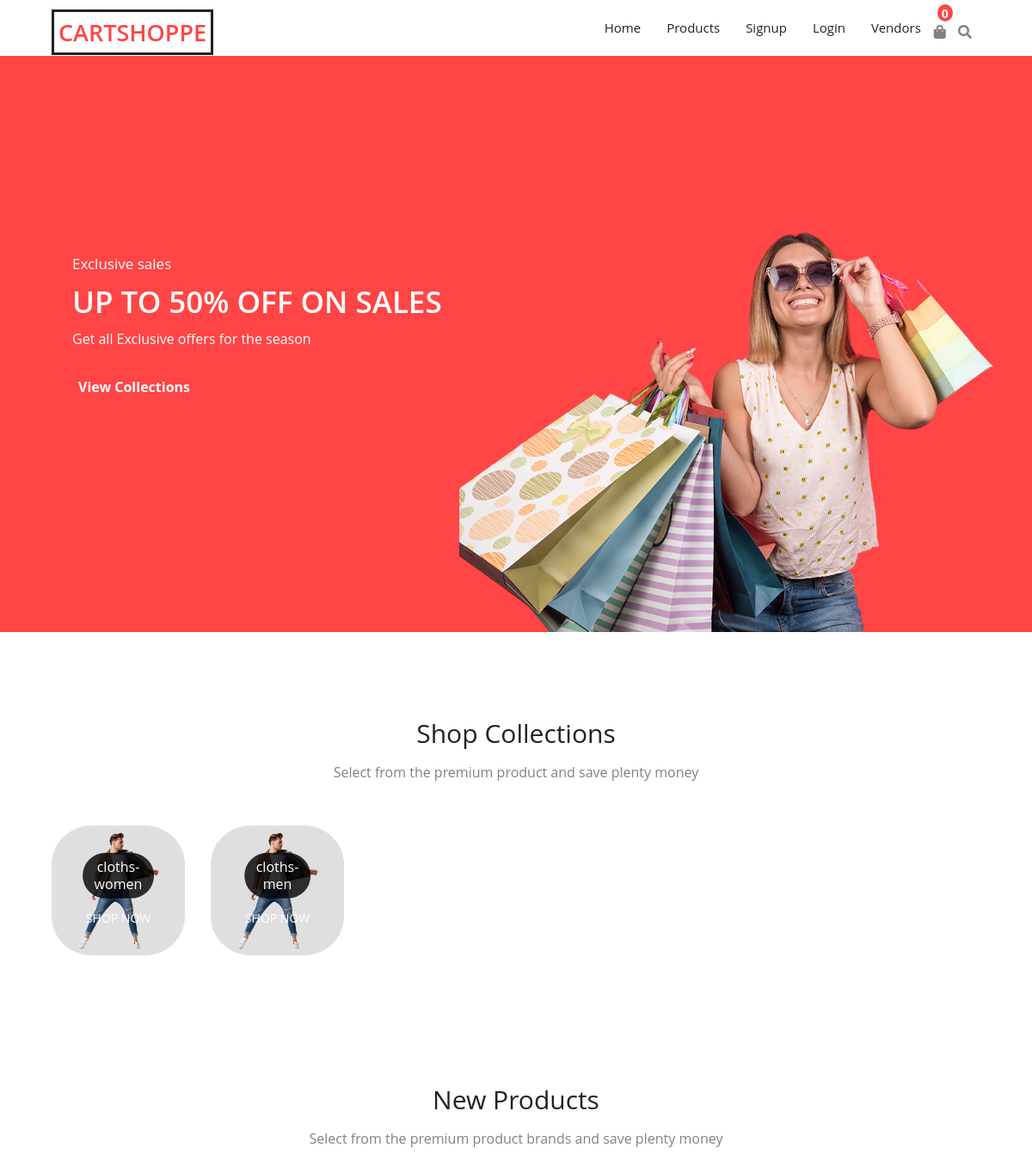
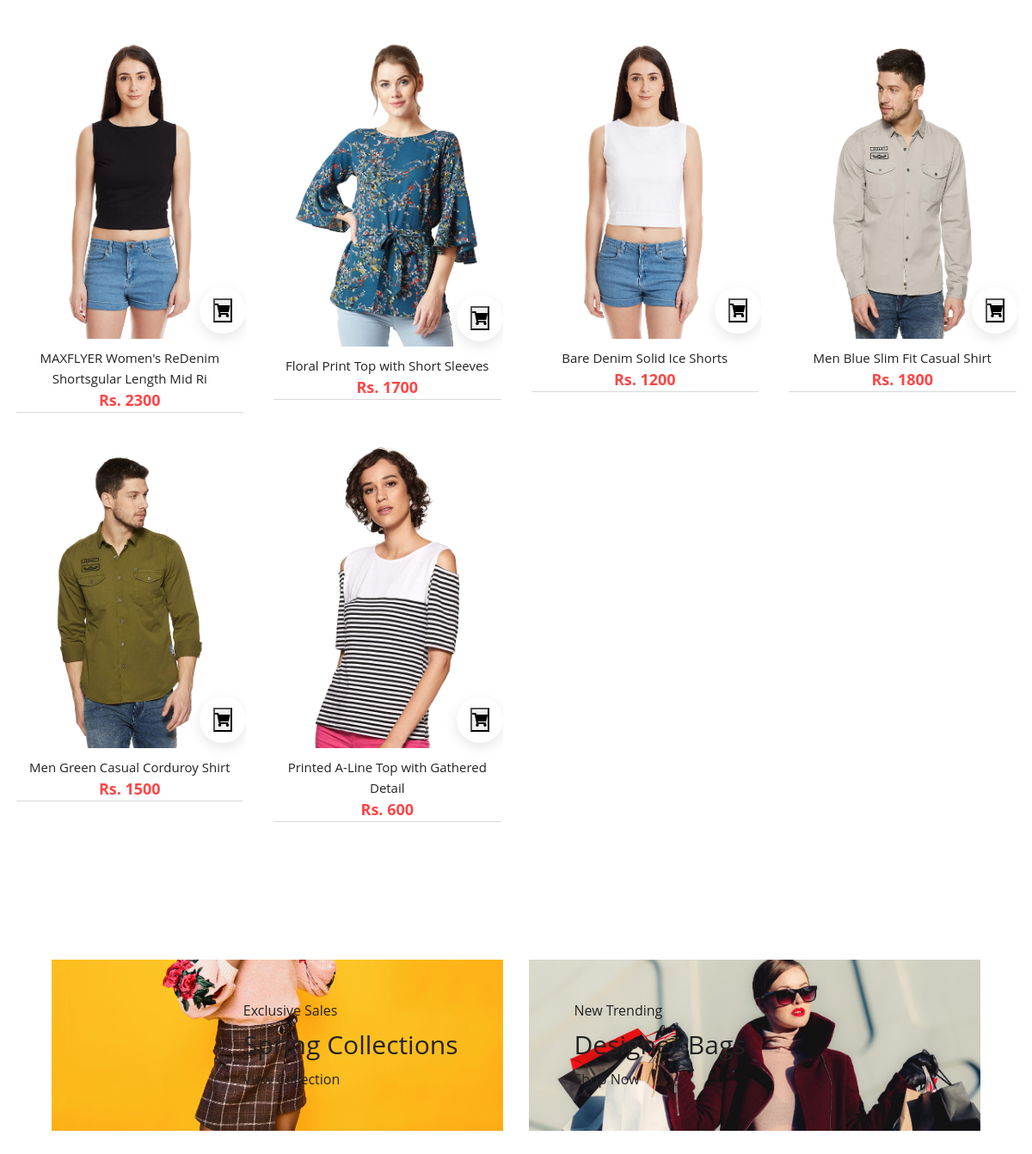
The page / on the database its author committed (2 pictures, top to bottom).
### store/models/category.py (models this page shows, shortened)
class Category(models.Model):
    name = models.CharField(max_length=20)
    @staticmethod
    def get_all_categories():
        return Category.objects.all()

### store/models/product.py (models this page shows, shortened)
class Product(models.Model):
    name = models.CharField(max_length=50)
    price = models.IntegerField(default=0)
    category = models.ForeignKey(Category, on_delete=models.CASCADE, default=1)
    description = models.CharField(max_length=200, default='' , null=True , blank=True)
    image = models.ImageField(upload_to='uploads/products/')
    @staticmethod
    def get_all_products():
        return Product.objects.all()

### store/views/home.py (the view, shortened to what this page needs)
# urls.py: path('', home.Index.as_view(), name="homepage"),
class Index(View):
    def get(self, request):
        cart = request.session.get('cart')
        if not cart:
            request.session['cart'] = {}
        products = None
        categories = Category.get_all_categories()
        categoryId = request.GET.get('category')
        if categoryId:
            products = Product.get_all_products_by_categoryid(categoryId)
        else:
            products = Product.get_all_products()
        data = {}
        data['products'] = products
        data['categories'] = categories
        return render(request, 'index.html', data)

### store/templatetags/cart.py (called while the page is built)
@register.filter(name='is_in_cart')
def is_in_cart(product, cart):
    keys = cart.keys()
    for id in keys:
        if int(id)==product.id:
            return True
    return False

### store/templates/index.html (shortened to what this page needs)
{% extends 'base.html' %}
{% block content %}
{% load cart %}
{% load static %}
<div class="hero">
  <div class="left">
    <span>Exclusive sales</span>
    <h1>UP TO 50% OFF ON SALES</h1>
    <small>Get all Exclusive offers for the season</small>
    <a href="">View Collections</a>
  </div>
  <div class="right">
    <img src="{% static 'store/hero.png' %}" alt="">
  </div>
</div>
<section class="section promotion">
  <div class="title">
    <h2>Shop Collections</h2>
    <span>Select from the premium product and save plenty money</span>
  </div>
  <div class="promotion-layout container">
    {% for category in categories %}
    <div class="promotion-item">
      <img src="{% static 'store/men.png' %}" alt="" />
      <div class="promotion-content">
        <h3>{{category.name}}</h3>
        <a href="/?category={{category.id}}">SHOP NOW</a>
      </div>
    </div>
    {% endfor %}
  </div>
</section>
<section class="section products">
  <div class="title">
    <h2>New Products</h2>
    <span>Select from the premium product brands and save plenty money</span>
  </div>
  <div class="product-layout">
    {% for product in products %}
    <div class="product">
      <div class="img-container">
        <img src="{{product.image.url}}" alt="" />
        <form action="/" method="POST">
          <div class="addCart">
            <button type="submit"> <i class="fas fa-shopping-cart"></i></button>
          </div>
        </form>
        <ul class="side-icons">
        </ul>
      </div>
      <div class="bottom">
        <a href="">{{product.name}}</a>
        <div class="price">
          <span><b>Rs. {{product.price}}</b></span>
        </div>
        <div class="card-footer p-0 row no-gutters">
        </div>
      </div>
    </div>
    {% endfor %}
  </div>
</section>
<section class="section advert">
  <div class="advert-layout container">
    <div class="item ">
      <img src="{% static 'store/slider_3.jpg' %}" alt="">
      <div class="content left">
        <span>Exclusive Sales</span>
        <h3>Spring Collections</h3>
        <a href="">View Collection</a>
      </div>
    </div>
    <div class="item">
      <img src="{% static 'store/slider_2.jpg' %}" alt="">
      <div class="content  right">
        <span>New Trending</span>
        <h3>Designer Bags</h3>
        <a href="">Shop Now </a>
      </div>
    </div>
  </div>
</section>
{% endblock %}

### store/templates/base.html (shortened to what this page needs)
{% load static %}
<!doctype html>
<html lang="en">
<head>
    <link href="https://cdn.jsdelivr.net/npm/bootstrap@5.1.0/dist/css/bootstrap.min.css" rel="stylesheet"
>
    <link rel="stylesheet" href="{% static 'store/style.css' %}" />
    <link href='https://unpkg.com/boxicons@2.0.9/css/boxicons.min.css' rel='stylesheet'>
    <link rel="stylesheet" href="https://cdnjs.cloudflare.com/ajax/libs/font-awesome/5.15.4/css/all.min.css"
 />
</head>
<body>
    <nav class="nav">
        <div class="wrapper container">
            <div class="logo"><a href="">CARTSHOPPE</a></div>
            <ul class="nav-list">
                <li><a href="">Home</a></li>
                <li><a href="">Products</a></li>
                <li><a href="/signup">Signup</a></li>
                <li><a href="/login">Login</a></li>
                <li><a href="">Vendors</a></li>
                <li class="icons">
                    <span>
                        <i class="fas fa-shopping-bag"></i>
                        <small class="count d-flex">0</small>
                    </span>
                    <span>
                        <i class="fas fa-search"></i>
                    </span>
                </li>
            </ul>
        </div>
    </nav>
    {% block content %} {% endblock %}
</body>
</html>

### rows shown on the page
Category: name "cloths-women"
Category: name "cloths-men"
Product: image (picture), name "MAXFLYER Women's ReDenim Shortsgular Length Mid Ri", price "2300"
Product: image (picture), name "Floral Print Top with Short Sleeves", price "1700"
Product: image (picture), name "Bare Denim Solid Ice Shorts", price "1200"
Product: image (picture), name "Men Blue Slim Fit Casual Shirt", price "1800"
Product: image (picture), name "Men Green Casual Corduroy Shirt", price "1500"
Product: image (picture), name "Printed A-Line Top with Gathered Detail", price "600"
